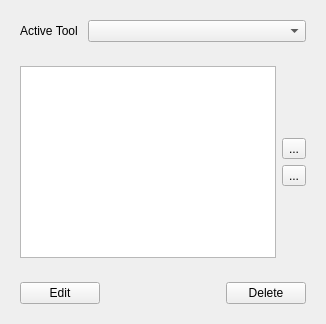
    <widget class="QWidget" name="tabWorkplan">
      <attribute name="title">
        <string>Workplan</string>
      </attribute>
      <layout class="QVBoxLayout" name="verticalLayout_4">
        <item>
          <widget class="QWidget" name="activeToolGroup" native="true">
            <layout class="QFormLayout" name="formLayout_3">
              <property name="fieldGrowthPolicy">
                <enum>QFormLayout::AllNonFixedFieldsGrow</enum>
              </property>
              <item row="0" column="0">
                <widget class="QLabel" name="label_18">
                  <property name="text">
                    <string>Active Tool </string>
                  </property>
                </widget>
              </item>
              <item row="0" column="1">
                <widget class="QComboBox" name="activeToolController"/>
              </item>
            </layout>
          </widget>
        </item>
        <item>
          <widget class="QWidget" name="widget" native="true">
            <layout class="QHBoxLayout" name="horizontalLayout_4">
              <item>
                <widget class="QListWidget" name="operationsList">
                  <property name="dragDropMode">
                    <enum>QAbstractItemView::InternalMove</enum>
                  </property>
                </widget>
              </item>
              <item>
                <widget class="QWidget" name="operationMove" native="true">
                  <layout class="QVBoxLayout" name="verticalLayout_2">
                    <property name="leftMargin">
                      <number>0</number>
                    </property>
                    <property name="topMargin">
                      <number>0</number>
                    </property>
                    <property name="rightMargin">
                      <number>0</number>
                    </property>
                    <property name="bottomMargin">
                      <number>0</number>
                    </property>
                    <item>
                      <spacer name="verticalSpacer_6">
                        <property name="orientation">
                          <enum>Qt::Vertical</enum>
                        </property>
                        <property name="sizeHint" stdset="0">
                          <size>
                            <width>20</width>
                            <height>40</height>
                          </size>
                        </property>
                      </spacer>
                    </item>
                    <item>
                      <widget class="QToolButton" name="operationUp">
                        <property name="text">
                          <string>...</string>
                        </property>
                        <property name="icon">
                          <iconset resource="../../../../../Gui/Icons/resource.qrc"><normaloff>:/icons/button_up.svg</normaloff>:/icons/button_up.svg</iconset>
                        </property>
                      </widget>
                    </item>
                    <item>
                      <widget class="QToolButton" name="operationDown">
                        <property name="text">
                          <string>...</string>
                        </property>
                        <property name="icon">
                          <iconset resource="../../../../../Gui/Icons/resource.qrc"><normaloff>:/icons/button_down.svg</normaloff>:/icons/button_down.svg</iconset>
                        </property>
                      </widget>
                    </item>
                    <item>
                      <spacer name="verticalSpacer_7">
                        <property name="orientation">
                          <enum>Qt::Vertical</enum>
                        </property>
                        <property name="sizeHint" stdset="0">
                          <size>
                            <width>20</width>
                            <height>40</height>
                          </size>
                        </property>
                      </spacer>
                    </item>
                  </layout>
                </widget>
              </item>
            </layout>
          </widget>
        </item>
        <item>
          <widget class="QWidget" name="operationModify" native="true">
            <layout class="QHBoxLayout" name="horizontalLayout_3">
              <item>
                <widget class="QPushButton" name="operationEdit">
                  <property name="text">
                    <string>Edit</string>
                  </property>
                </widget>
              </item>
              <item>
                <spacer name="horizontalSpacer_3">
                  <property name="orientation">
                    <enum>Qt::Horizontal</enum>
                  </property>
                  <property name="sizeHint" stdset="0">
                    <size>
                      <width>40</width>
                      <height>20</height>
                    </size>
                  </property>
                </spacer>
              </item>
              <item>
                <widget class="QPushButton" name="operationDelete">
                  <property name="text">
                    <string>Delete</string>
                  </property>
                </widget>
              </item>
            </layout>
          </widget>
        </item>
      </layout>
    </widget>
